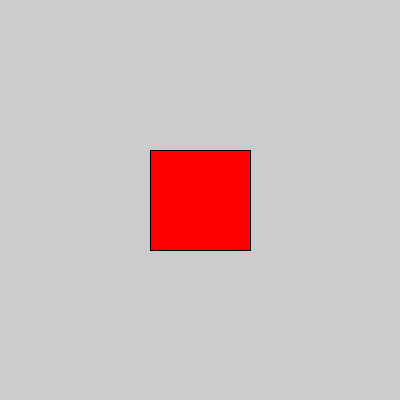
Frame 1 (no input)
Frame 60 (the mouse pressed at the canvas centre just before this capture): identical to frame 1, image omitted
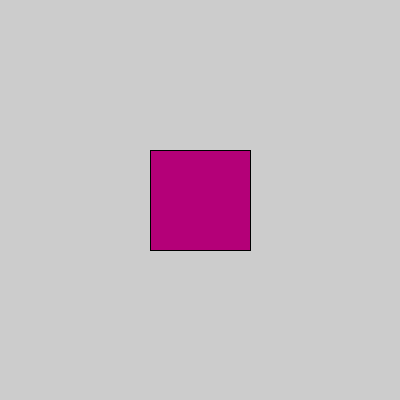
Frame 120 (the mouse held since frame 60 and released just before this capture)

The Processing sketch that drew these frames (run headless with seeded random() and noise(); from frame 60 on, the mouse is pressed at the canvas centre):

// Processing sketch: processing_72539
// ── processing_72539.pde

int counter;
void setup() {
  size(400, 400);
}
  
void draw() {
  fill(255, 0, 0);
  rectMode(CENTER);
 
  if(mouseX >150 && mouseX < 250 && mouseY > 150 && mouseY < 250) {
   fill(180, 0, 120);
  }
  
   
  rect(width/2, height/2, 100, 100);
}
